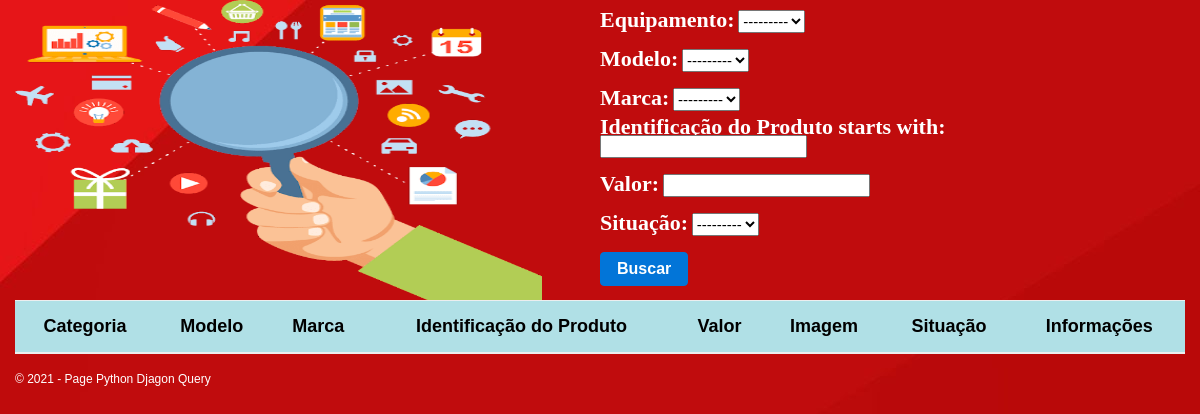
Before: / with the older database file.
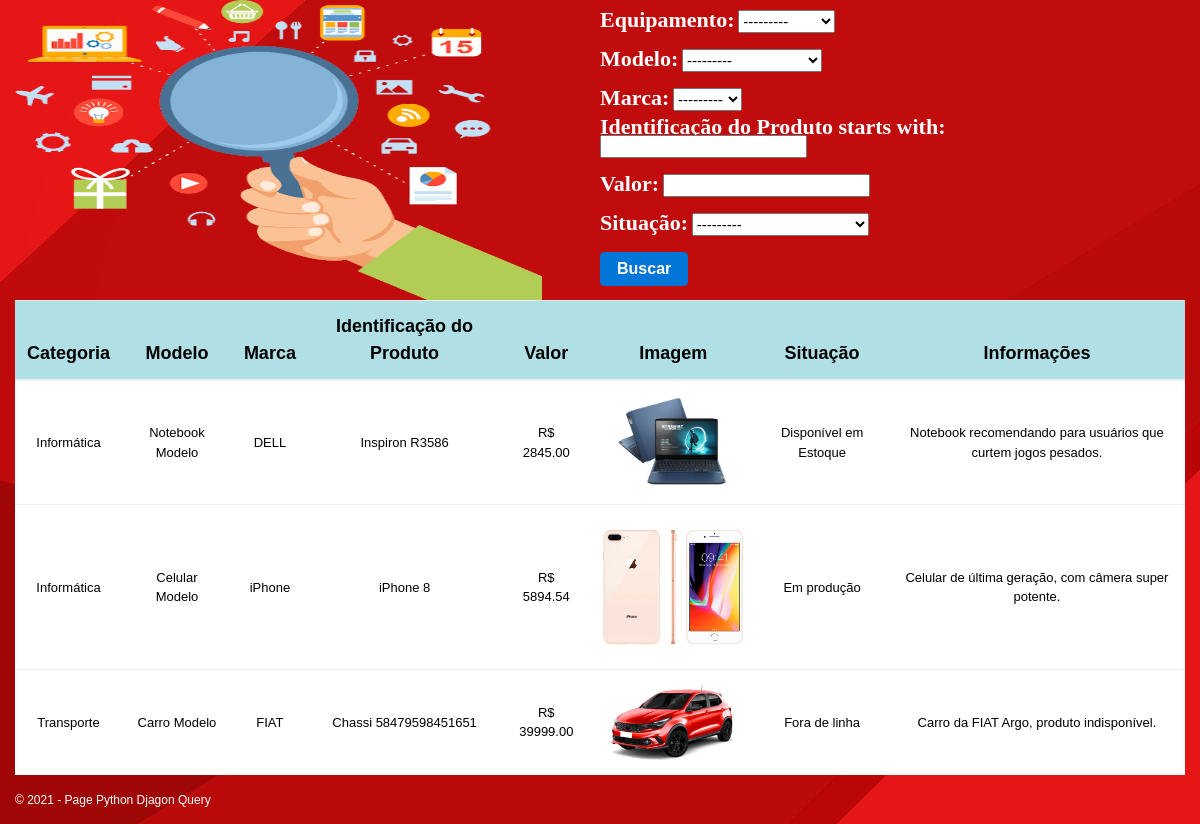
After: the same page with the newer database file.
### myapp/models.py (models this page shows, shortened)
class Cadastro(models.Model):
    categoria = models.ForeignKey(Categoria, null=True, on_delete=models.CASCADE, verbose_name='Equipamento')
    marca = models.ForeignKey(Marca, null=True, blank=True, on_delete=models.CASCADE)
    modelo = models.ForeignKey(Modelo, null=True, on_delete=models.CASCADE)
    macsn_name = models.CharField(null=True, max_length=30, verbose_name='Identificação do Produto')
    valor = models.DecimalField(null=True, max_digits=7, decimal_places=2)
    imagem = models.ForeignKey(Imagem, null=True,
                               on_delete=models.CASCADE)
    situacao = models.ForeignKey(Situacao, null=True, on_delete=models.CASCADE, verbose_name='Situação')
    informacoes = models.TextField(null=True, blank=True)
    register_date = models.DateTimeField(null=True, auto_now_add=True)
    class Meta:
        ordering = ['categoria']

class Categoria(models.Model):
    tipo_name = models.CharField(max_length=30)
    def __str__(self):
        return self.tipo_name
    class Meta:
        ordering = ['tipo_name']

class Modelo(models.Model):
    modelo_name = models.CharField(max_length=100)
    def __str__(self):
        return self.modelo_name
    class Meta:
        ordering = ['modelo_name']

class Marca(models.Model):
    marca_name = models.CharField(max_length=30)
    def __str__(self):
        return self.marca_name
    class Meta:
        verbose_name = 'Marca'
        ordering = ['marca_name']

class Imagem(models.Model):
    imagem_name = models.ImageField(upload_to='equip')
    def __str__(self):
        return f'{self.imagem_name}'
    class Meta:
        verbose_name_plural = 'Imagens'
        ordering = ['-id']

class Situacao(models.Model):
    situacao_name = models.CharField(max_length=30)
    def __str__(self):
        return self.situacao_name
    class Meta:
        verbose_name = 'Situação'
        verbose_name_plural = 'Situações'

### myapp/views.py (the view)
# urls.py: path('', filtro, name='url_filtro'),
def filtro(request):
    context = {}
    filter = CadastroFilter(request.GET,
                            queryset=Cadastro.objects.select_related('categoria', 'modelo', 'marca'))
    context['filter'] = filter
    return render(request, 'myapp/filtro.html', context=context)

### myapp/templates/myapp/filtro.html (shortened to what this page needs)
{% load static %}
<!DOCTYPE html>
<html lang="pt">
<head>
    <link href={% static "css/bootstrap.min.css" %} rel="stylesheet">
    <link href={% static "css/style.css" %} rel="stylesheet">
</head>
<body>
<div class="container-fluid">
    <div class="column">
        <div class="imagem-texto">
           <img class="imagem" src={% static "img-left.png" %}>
            <form method="GET">
                {{ filter.form.as_p }}
                <input class="btn btn-primary"  type="submit" value="Buscar"/>
            </form>
        </div>
            <table class="table">
                <thead>
                    <tr>
                        <th>Categoria</th>
                        <th>Modelo</th>
                        <th>Marca</th>
                        <th>Identificação do Produto</th>
                        <th>Valor</th>
                        <th>Imagem</th>
                        <th>Situação</th>
                        <th>Informações</th>
                    </tr>
                </thead>
                <tbody>
                    {% for obj in filter.qs %}
                    <tr>
                        <td>{{ obj.categoria }}</td>
                        <td>{{ obj.modelo }}</td>
                        <td>{% if obj.marca %}
                        {{ obj.marca }}
                        {% endif %}
                        </td>
                        <td>{{ obj.macsn_name }}</td>
                        <td>R$ {{ obj.valor }}</td>
                        <td>{% if obj.imagem %}
                                <img class="figura" src="/media/{{ obj.imagem }}" />
                            {% endif %}
                        </td>
                        <td>{{ obj.situacao }}</td>
                        <td>{{ obj.informacoes }}</td>
                    </tr>
                {% endfor %}
                </tbody>
            </table>
        </div>
    </div>
<div class="rodape">
    © 2021 - Page Python Djagon Query
</div>
</body>
</html>

### myapp/static/css/style.css (style rules this page uses)
.imagem-texto { height: 300px; }
.imagem { position: relative; width: 45%; height: 300px; }
form { font-family: Calibri; line-height: 0; font-size: 15px; position: relative; left: 50%; bottom: 290px; color: white; font-weight: bold; width: 550px; }
form label { font-size: 22px; }
body { background-image: url(imagens/background.png); color: black; }
#id_categoria { height: 23px; }
#id_modelo { height: 23px; }
#id_marca { height: 23px; }
#id_macsn_name { height: 23px; }
#id_valor { height: 23px; }
#id_situacao { height: 23px; }
table { position: relative; width: 100%; }
.table tr th { text-align: center; background-color: #B0E0E6; color: black; font-family: Arial; font-size: 18px; }
.table tr td { background-color: #FFFFFF; text-align: center; color: black; font-family: Arial; vertical-align: middle; font-size: 13px; }
.table tr td img { text-align: center; width: 140px; }
.btn { cursor: pointer; line-height: 1; font-family: Arial; font-weight: bold; }
.rodape { margin-left: 15px; margin-bottom: 15px; font-family: Arial; font-size: 12px; color: white; }

Changed rows visible on the page:
added Cadastro: categoria "Informática", modelo "Notebook Modelo", marca "DELL", macsn_name "Inspiron R3586", valor "2845.00", imagem (picture), situacao "Disponível em Estoque", informacoes "Notebook recomendando para usuários que curtem jogos pesados."
added Cadastro: categoria "Informática", modelo "Celular Modelo", marca "iPhone", macsn_name "iPhone 8", valor "5894.54", imagem (picture), situacao "Em produção", informacoes "Celular de última geração, com câmera super potente."
added Cadastro: categoria "Transporte", modelo "Carro Modelo", marca "FIAT", macsn_name "Chassi 58479598451651", valor "39999.00", imagem (picture), situacao "Fora de linha", informacoes "Carro da FIAT Argo, produto indisponível."
